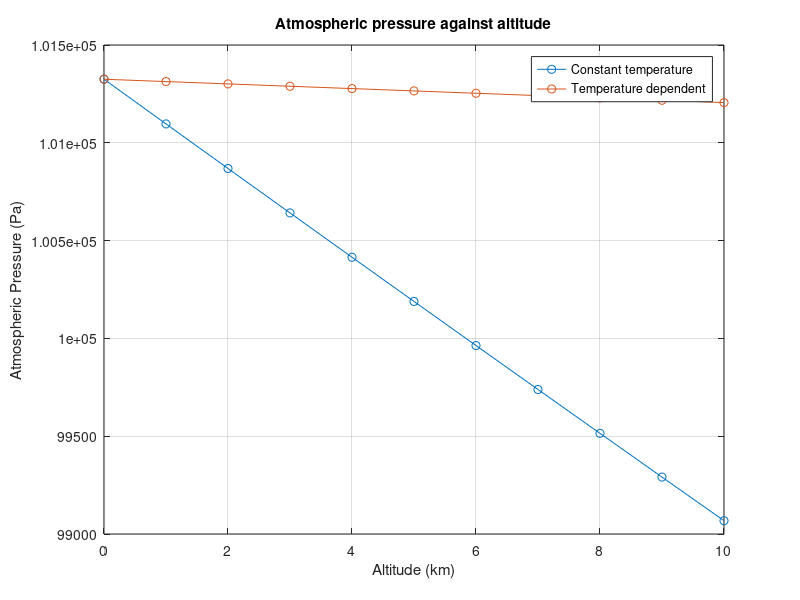

Reproduce this figure in MATLAB.
z = [0:10];
P1 = 101325*(0.00043.*z+1).^(-5.25);
P2 = 101325.*exp(-(0.034/288.15).*z);
plot(z,P1,'-o');
hold on
plot(z,P2,'-o');
grid on
xlabel('Altitude (km)')
ylabel('Atmospheric Pressure (Pa)')
title('Atmospheric pressure against altitude')
legend('Constant temperature','Temperature dependent')
